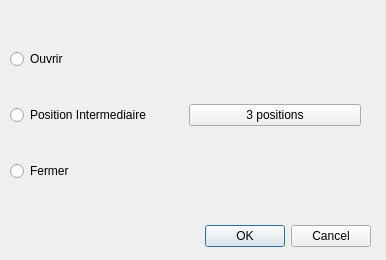
<?xml version="1.0" encoding="UTF-8"?>
<ui version="4.0">
 <class>IhmManuel</class>
 <widget class="QDialog" name="IhmManuel">
  <property name="geometry">
   <rect>
    <x>0</x>
    <y>0</y>
    <width>386</width>
    <height>260</height>
   </rect>
  </property>
  <property name="windowTitle">
   <string>Dialog</string>
  </property>
  <widget class="QDialogButtonBox" name="buttonBox">
   <property name="geometry">
    <rect>
     <x>30</x>
     <y>220</y>
     <width>341</width>
     <height>32</height>
    </rect>
   </property>
   <property name="orientation">
    <enum>Qt::Horizontal</enum>
   </property>
   <property name="standardButtons">
    <set>QDialogButtonBox::Cancel|QDialogButtonBox::Ok</set>
   </property>
  </widget>
  <widget class="QWidget" name="gridLayoutWidget">
   <property name="geometry">
    <rect>
     <x>10</x>
     <y>20</y>
     <width>351</width>
     <height>191</height>
    </rect>
   </property>
   <layout class="QGridLayout" name="gridLayout">
    <item row="0" column="0">
     <widget class="QRadioButton" name="Ouvrir">
      <property name="text">
       <string>Ouvrir</string>
      </property>
     </widget>
    </item>
    <item row="1" column="0">
     <widget class="QRadioButton" name="Dmposition">
      <property name="text">
       <string>Position Intermediaire</string>
      </property>
     </widget>
    </item>
    <item row="2" column="0">
     <widget class="QRadioButton" name="Fermer">
      <property name="text">
       <string>Fermer</string>
      </property>
     </widget>
    </item>
    <item row="1" column="1">
     <widget class="QPushButton" name="BPos">
      <property name="text">
       <string>3 positions</string>
      </property>
     </widget>
    </item>
   </layout>
  </widget>
 </widget>
 <resources/>
 <connections>
  <connection>
   <sender>buttonBox</sender>
   <signal>accepted()</signal>
   <receiver>IhmManuel</receiver>
   <slot>accept()</slot>
   <hints>
    <hint type="sourcelabel">
     <x>248</x>
     <y>254</y>
    </hint>
    <hint type="destinationlabel">
     <x>157</x>
     <y>274</y>
    </hint>
   </hints>
  </connection>
  <connection>
   <sender>buttonBox</sender>
   <signal>rejected()</signal>
   <receiver>IhmManuel</receiver>
   <slot>reject()</slot>
   <hints>
    <hint type="sourcelabel">
     <x>316</x>
     <y>260</y>
    </hint>
    <hint type="destinationlabel">
     <x>286</x>
     <y>274</y>
    </hint>
   </hints>
  </connection>
 </connections>
</ui>
